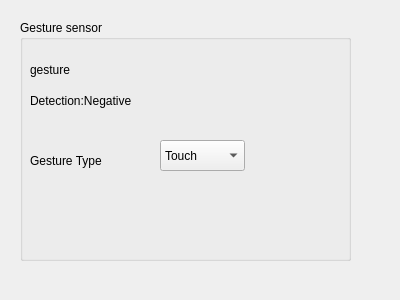
<?xml version="1.0" encoding="UTF-8"?>
<ui version="4.0">
 <class>Form</class>
 <widget class="QWidget" name="Form">
  <property name="geometry">
   <rect>
    <x>0</x>
    <y>0</y>
    <width>400</width>
    <height>300</height>
   </rect>
  </property>
  <property name="windowTitle">
   <string>Form</string>
  </property>
  <widget class="QGroupBox" name="groupBox">
   <property name="geometry">
    <rect>
     <x>20</x>
     <y>20</y>
     <width>331</width>
     <height>241</height>
    </rect>
   </property>
   <property name="autoFillBackground">
    <bool>true</bool>
   </property>
   <property name="title">
    <string>Gesture sensor</string>
   </property>
   <widget class="QLabel" name="gesture">
    <property name="geometry">
     <rect>
      <x>10</x>
      <y>40</y>
      <width>61</width>
      <height>20</height>
     </rect>
    </property>
    <property name="autoFillBackground">
     <bool>false</bool>
    </property>
    <property name="text">
     <string>gesture</string>
    </property>
   </widget>
   <widget class="QLabel" name="label">
    <property name="geometry">
     <rect>
      <x>10</x>
      <y>70</y>
      <width>141</width>
      <height>21</height>
     </rect>
    </property>
    <property name="text">
     <string>Detection:Negative</string>
    </property>
   </widget>
   <widget class="QLabel" name="label_2">
    <property name="geometry">
     <rect>
      <x>10</x>
      <y>110</y>
      <width>121</width>
      <height>61</height>
     </rect>
    </property>
    <property name="autoFillBackground">
     <bool>false</bool>
    </property>
    <property name="text">
     <string>Gesture Type</string>
    </property>
   </widget>
   <widget class="QComboBox" name="comboBox">
    <property name="geometry">
     <rect>
      <x>140</x>
      <y>120</y>
      <width>85</width>
      <height>31</height>
     </rect>
    </property>
    <item>
     <property name="text">
      <string>Touch</string>
     </property>
    </item>
    <item>
     <property name="text">
      <string>Left Swipe</string>
     </property>
    </item>
    <item>
     <property name="text">
      <string>Right Swipe</string>
     </property>
    </item>
   </widget>
  </widget>
 </widget>
 <resources/>
 <connections/>
</ui>
